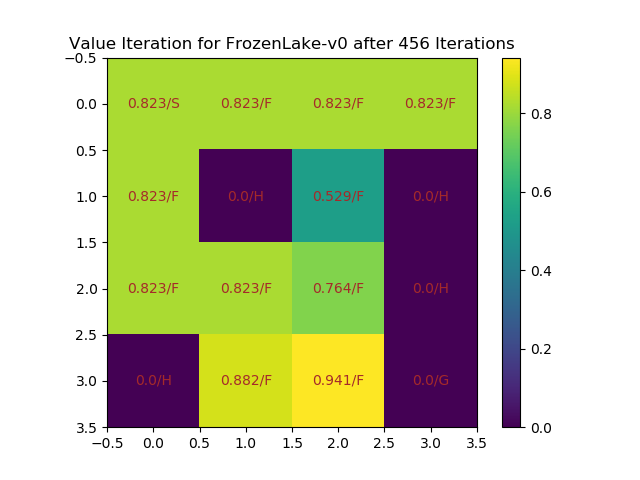

Write Python code to recreate this figure.
import pdb
import numpy as np
import numpy.random as npr
import gym
import matplotlib.pyplot as plt

def value_iteration():
    # input: S, A, P, R, gamma
    env = gym.make("FrozenLake-v0")
    S, A = env.observation_space.n, env.action_space.n
    gamma = 1
    V = np.zeros(S)
    eps = 1e-8
    iter_num = 0

    # Value Iteration
    while True:
        delta = 0
        for s in range(S):
            V_old = V[s]
            Q = np.zeros(A)
            for a in range(A):
                for (prob, s_prime, rew, done) in env.P[s][a]:
                    Q[a] += prob*(rew + gamma*V[s_prime])
            V[s] = max(Q)
            delta = max(delta, abs(V[s]-V_old))
        iter_num += 1
        print("Iteration: {}\nValue: {}".format(iter_num, V))
        if delta<eps: break

    # Deterministic Policy from 'Optimal' Value Function
    pi = np.zeros(S)
    for s in range(S):
        Q = np.zeros(A)
        for a in range(A):
            for (prob, s_prime, rew, done) in env.P[s][a]:
                Q[a] += prob*(rew + gamma*V[s_prime])
        pi[s] = Q.argmax()

    # plotting
    vv = V.reshape(4,4)
    state = [['S','F','F','F'],['F','H','F','H'],['F','F','F','H'],['H','F','F','G']]
    plt.imshow(vv)
    plt.colorbar()
    for i in range(4):
        for j in range(4):
            plt.text(j, i, str(vv[i][j])[:5]+'/'+state[i][j], ha="center", va="center", color="brown")
    plt.title("Value Iteration for FrozenLake-v0 after {} Iterations".format(iter_num))
    plt.savefig('value_iteration.png')
    print(pi)
    return V, pi

if __name__ == "__main__":
    value_iteration()
